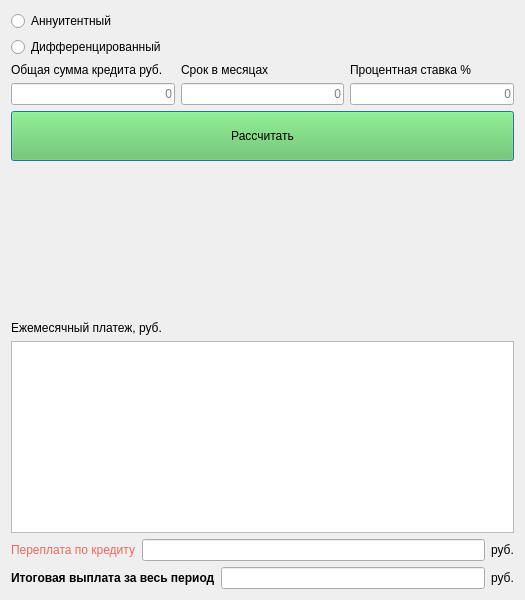
<?xml version="1.0" encoding="UTF-8"?>
<ui version="4.0">
 <class>Credit</class>
 <widget class="QDialog" name="Credit">
  <property name="geometry">
   <rect>
    <x>0</x>
    <y>0</y>
    <width>525</width>
    <height>600</height>
   </rect>
  </property>
  <property name="windowTitle">
   <string>Credit</string>
  </property>
  <layout class="QVBoxLayout" name="verticalLayout_7">
   <item>
    <layout class="QVBoxLayout" name="verticalLayout_6">
     <item>
      <widget class="QRadioButton" name="annuit">
       <property name="text">
        <string>Аннуитентный</string>
       </property>
      </widget>
     </item>
     <item>
      <widget class="QRadioButton" name="diff">
       <property name="text">
        <string>Дифференцированный</string>
       </property>
      </widget>
     </item>
    </layout>
   </item>
   <item>
    <layout class="QGridLayout" name="gridLayout">
     <item row="0" column="0">
      <layout class="QVBoxLayout" name="verticalLayout_4">
       <item>
        <widget class="QLabel" name="label_sum">
         <property name="text">
          <string>Общая сумма кредита руб.</string>
         </property>
        </widget>
       </item>
       <item>
        <widget class="QLineEdit" name="lineEdit_sum_credit">
         <property name="alignment">
          <set>Qt::AlignRight|Qt::AlignTrailing|Qt::AlignVCenter</set>
         </property>
         <property name="placeholderText">
          <string>0</string>
         </property>
        </widget>
       </item>
      </layout>
     </item>
     <item row="0" column="1">
      <layout class="QVBoxLayout" name="verticalLayout_2">
       <item>
        <layout class="QHBoxLayout" name="horizontalLayout">
         <item>
          <widget class="QLabel" name="label_limit">
           <property name="text">
            <string>Срок в месяцах</string>
           </property>
          </widget>
         </item>
        </layout>
       </item>
       <item>
        <widget class="QLineEdit" name="lineEdit_limit">
         <property name="cursorPosition">
          <number>0</number>
         </property>
         <property name="alignment">
          <set>Qt::AlignRight|Qt::AlignTrailing|Qt::AlignVCenter</set>
         </property>
         <property name="placeholderText">
          <string>0</string>
         </property>
        </widget>
       </item>
      </layout>
     </item>
     <item row="0" column="2">
      <layout class="QVBoxLayout" name="verticalLayout">
       <item>
        <widget class="QLabel" name="label_percent">
         <property name="enabled">
          <bool>true</bool>
         </property>
         <property name="text">
          <string>Процентная ставка %</string>
         </property>
        </widget>
       </item>
       <item>
        <widget class="QLineEdit" name="lineEdit_percent">
         <property name="alignment">
          <set>Qt::AlignRight|Qt::AlignTrailing|Qt::AlignVCenter</set>
         </property>
         <property name="placeholderText">
          <string>0</string>
         </property>
         <property name="cursorMoveStyle">
          <enum>Qt::LogicalMoveStyle</enum>
         </property>
        </widget>
       </item>
      </layout>
     </item>
    </layout>
   </item>
   <item>
    <layout class="QVBoxLayout" name="verticalLayout_5">
     <item>
      <widget class="QPushButton" name="calculate">
       <property name="minimumSize">
        <size>
         <width>150</width>
         <height>50</height>
        </size>
       </property>
       <property name="styleSheet">
        <string notr="true">background-color: rgb(97, 197, 83);</string>
       </property>
       <property name="text">
        <string>Рассчитать</string>
       </property>
       <property name="checkable">
        <bool>false</bool>
       </property>
       <property name="checked">
        <bool>false</bool>
       </property>
      </widget>
     </item>
     <item>
      <spacer name="verticalSpacer">
       <property name="orientation">
        <enum>Qt::Vertical</enum>
       </property>
       <property name="sizeHint" stdset="0">
        <size>
         <width>20</width>
         <height>40</height>
        </size>
       </property>
      </spacer>
     </item>
     <item>
      <layout class="QVBoxLayout" name="verticalLayout_3">
       <item>
        <widget class="QLabel" name="label_pay">
         <property name="text">
          <string>Ежемесячный платеж, руб.</string>
         </property>
        </widget>
       </item>
       <item>
        <widget class="QListWidget" name="listWidget_pay">
         <property name="styleSheet">
          <string notr="true">font: 18pt &quot;.AppleSystemUIFont&quot;;
font: italic 14pt &quot;Helvetica&quot;;</string>
         </property>
        </widget>
       </item>
      </layout>
     </item>
    </layout>
   </item>
   <item>
    <layout class="QHBoxLayout" name="horizontalLayout_3">
     <item>
      <widget class="QLabel" name="label_overpayment">
       <property name="enabled">
        <bool>true</bool>
       </property>
       <property name="styleSheet">
        <string notr="true">color: rgb(236, 105, 94);</string>
       </property>
       <property name="text">
        <string>Переплата по кредиту</string>
       </property>
      </widget>
     </item>
     <item>
      <widget class="QLineEdit" name="lineEdit_overpayment">
       <property name="readOnly">
        <bool>true</bool>
       </property>
      </widget>
     </item>
     <item>
      <widget class="QLabel" name="label_rub">
       <property name="enabled">
        <bool>true</bool>
       </property>
       <property name="text">
        <string>руб.</string>
       </property>
      </widget>
     </item>
    </layout>
   </item>
   <item>
    <layout class="QHBoxLayout" name="horizontalLayout_2">
     <item>
      <widget class="QLabel" name="label_total_sum">
       <property name="enabled">
        <bool>true</bool>
       </property>
       <property name="font">
        <font>
         <bold>true</bold>
        </font>
       </property>
       <property name="text">
        <string>Итоговая выплата за весь период</string>
       </property>
      </widget>
     </item>
     <item>
      <widget class="QLineEdit" name="lineEdit_total_sum">
       <property name="readOnly">
        <bool>true</bool>
       </property>
      </widget>
     </item>
     <item>
      <widget class="QLabel" name="label_rub_2">
       <property name="enabled">
        <bool>true</bool>
       </property>
       <property name="text">
        <string>руб.</string>
       </property>
      </widget>
     </item>
    </layout>
   </item>
  </layout>
 </widget>
 <resources/>
 <connections/>
</ui>
